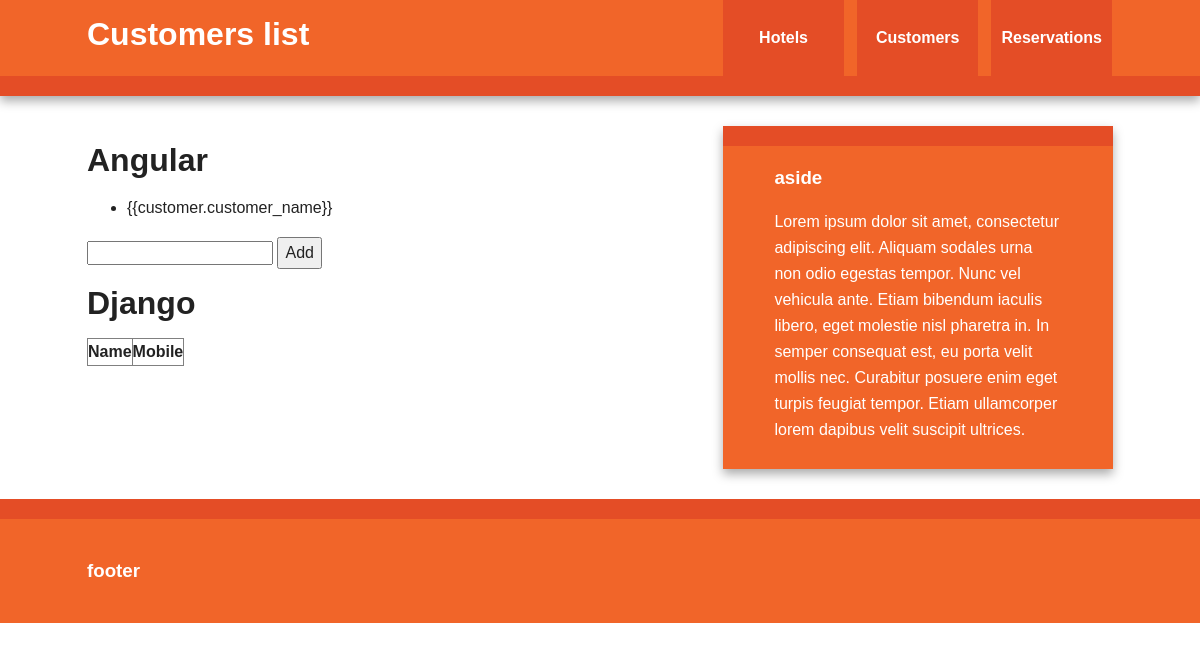
The app's page /reservation/displaycustomers, older data.
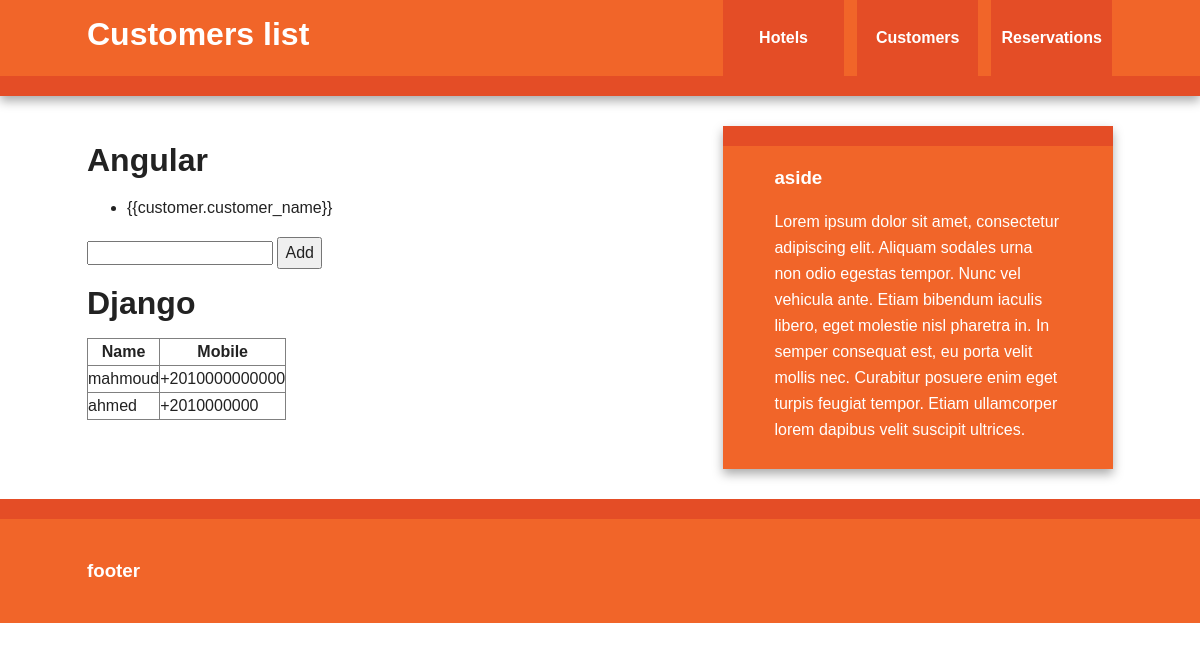
The same page, newer data.
### reservation/models.py (models this page shows, shortened)
class Customer(models.Model):
    customer_name=models.CharField(max_length=100)
    customer_mobile=models.CharField(max_length=20)

### reservation/views.py (the view)
# urls.py: url(r"displaycustomers",DisplayCustomers),
def DisplayCustomers(request):
    return render(request,"reservation/customer.html",
                    {'customer':Customer.objects.all()}
    )

### templates/reservation/customer.html
{% extends "base.html"%} {% block title %} Customers list {% endblock %} {% block content %}
<h1>Angular</h1>
{% verbatim %}
<div ng-controller="CustomerController">
    <ul>
        <div ng-repeat="customer in customers">
            <li>
                {{customer.customer_name}}
            </li>
        </div>
    </ul>
    <input type="text" ng-model="new_customer">
    <button ng-click="add_new_customer(new_customer,customers)">Add</button>
</div>
{% endverbatim %}
<h1>Django</h1>
<table class="table " border="solid 2px">
    <th> Name</th>
    <th> Mobile</th>
    {% for customer in customer %}
    <tr>
        <td>{{customer.customer_name}}</td>
        <td>{{customer.customer_mobile}}</td>
    </tr>
    {% endfor %}
</table>
{% endblock %}

Row changes from the older to the newer data that the page shows:
added Customer: customer_name "mahmoud", customer_mobile "+2010000000000"
added Customer: customer_name "ahmed", customer_mobile "+2010000000"
